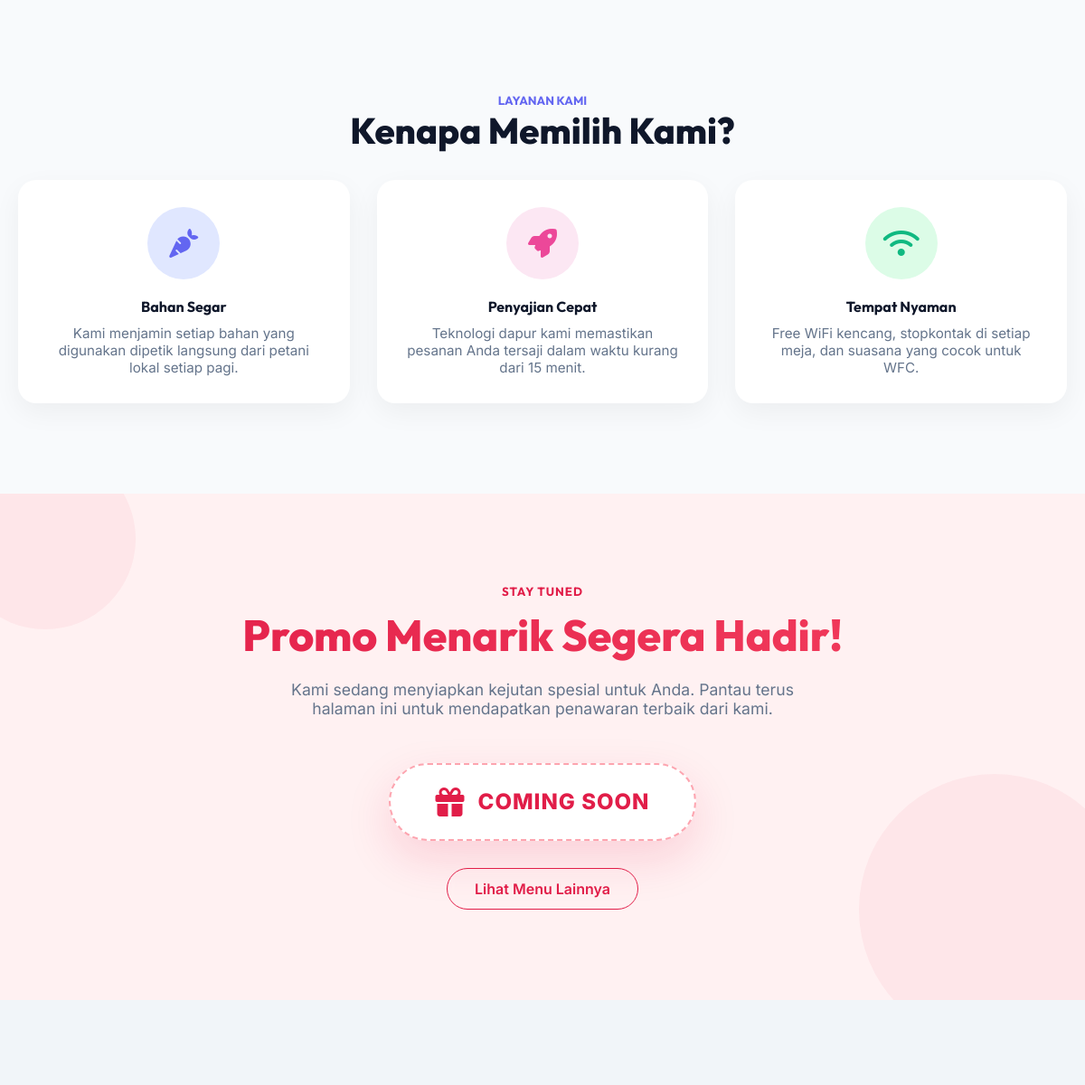
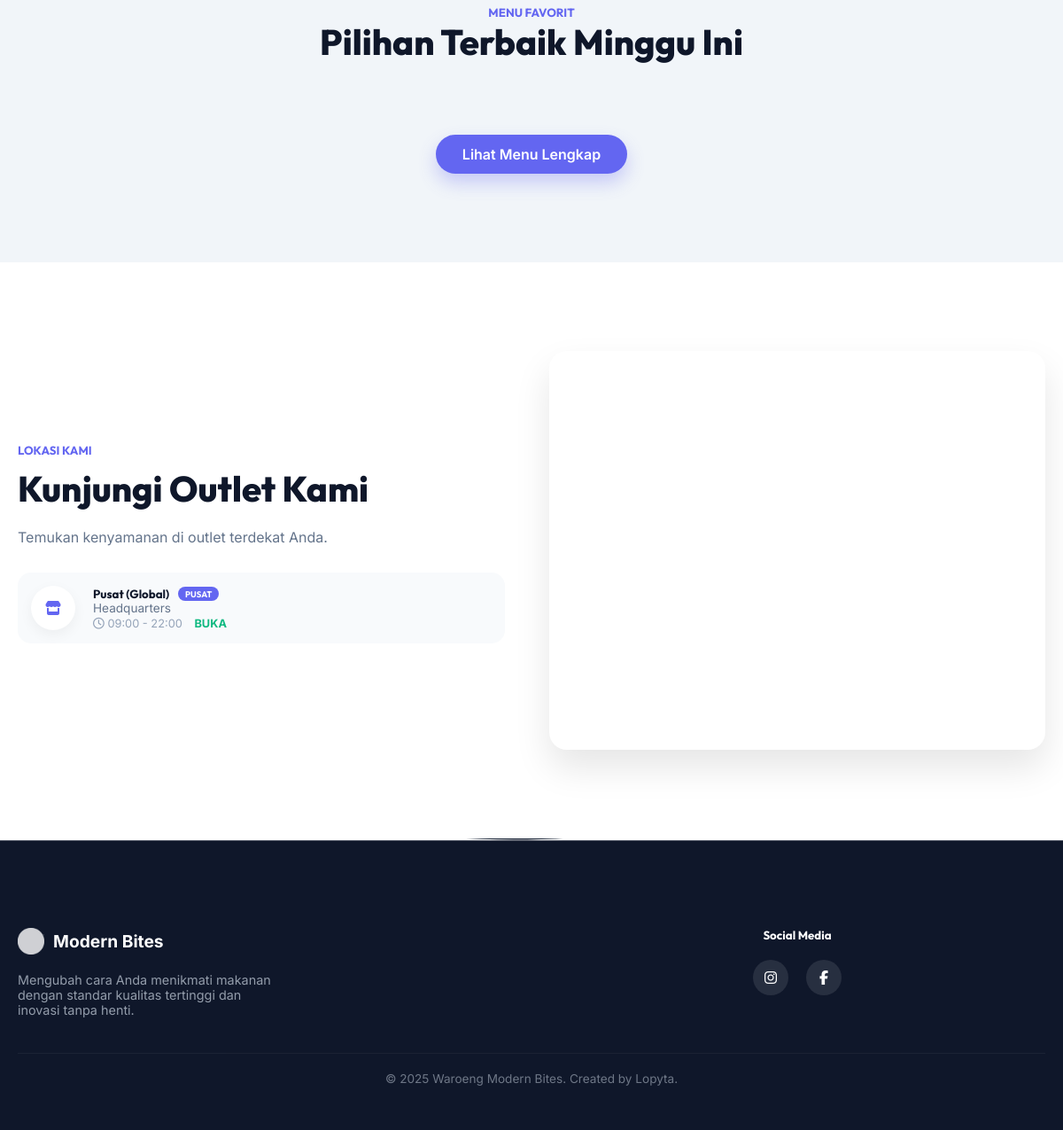
Before: / (lower part) with the older database file (2 pictures, top to bottom).
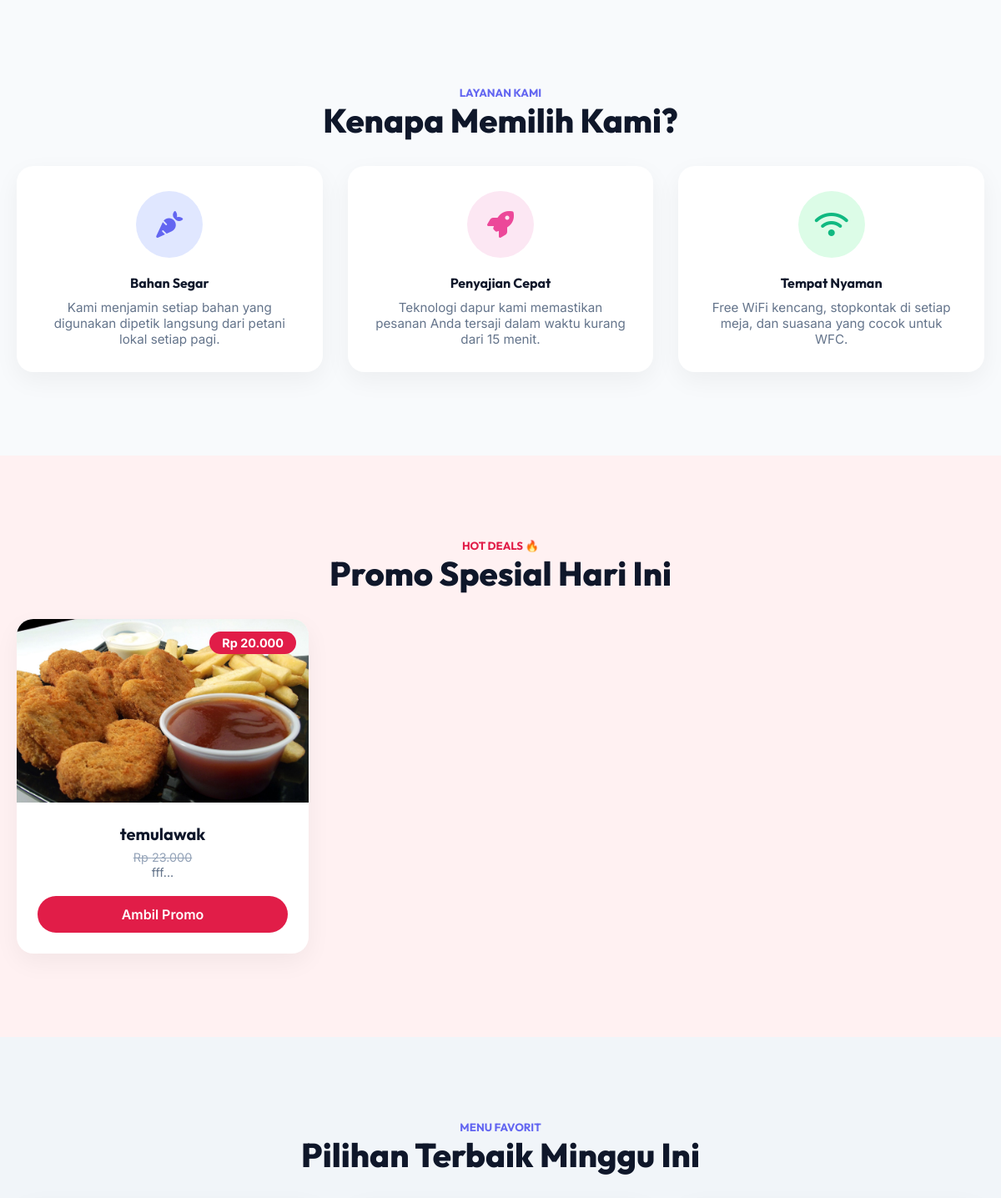
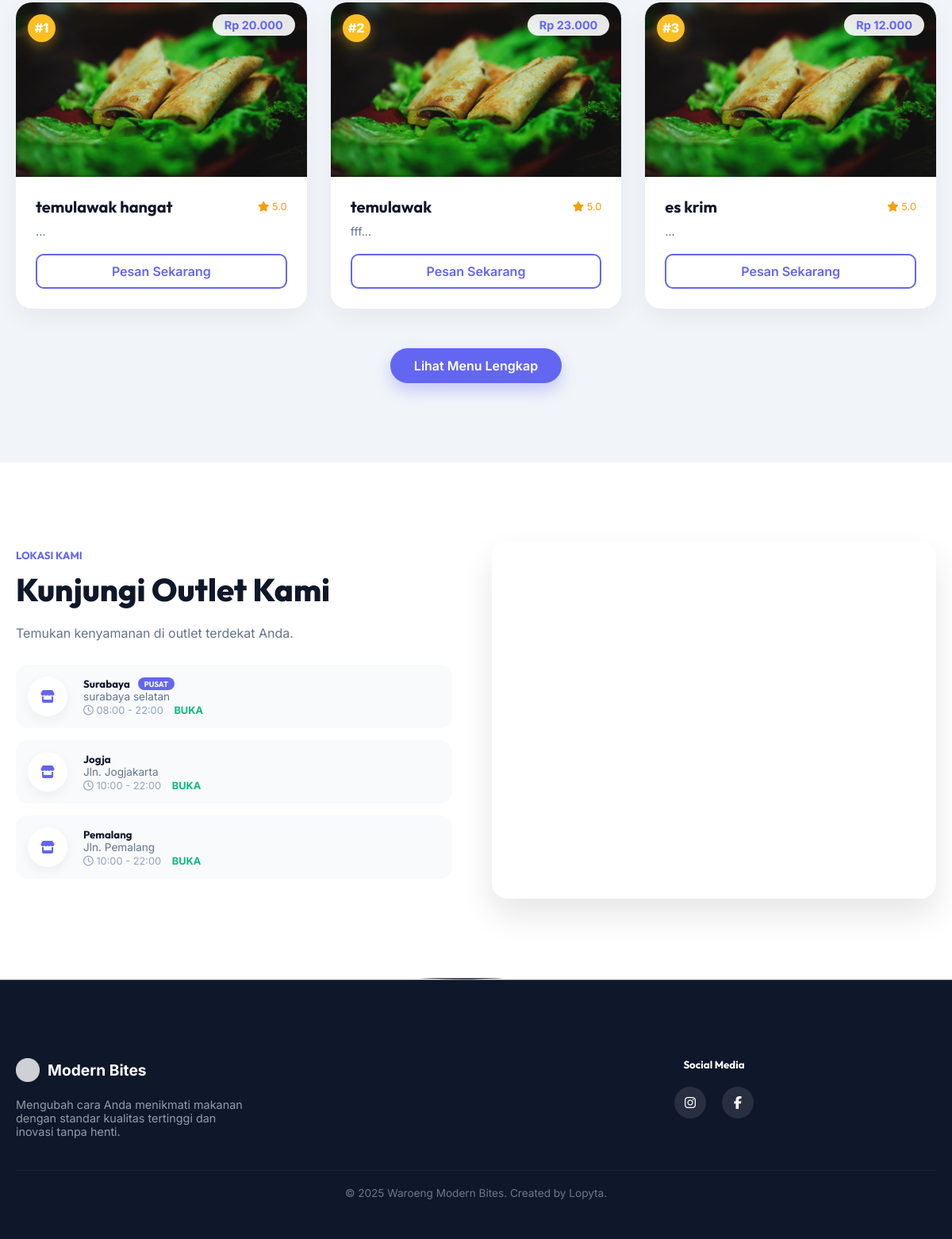
After: the same page with the newer database file (2 pictures, top to bottom).
### tables this page shows
CREATE TABLE `cabang` (
  `id` int NOT NULL,
  `nama_cabang` varchar(100) NOT NULL,
  `alamat` text NOT NULL,
  `created_at` timestamp NULL DEFAULT CURRENT_TIMESTAMP,
  `is_pusat` tinyint(1) DEFAULT '0',
  `jam_buka` time DEFAULT '10:00:00',
  `jam_tutup` time DEFAULT '22:00:00',
  `is_open` tinyint(1) DEFAULT '1'
);

CREATE TABLE `menu` (
  `id` int NOT NULL,
  `kategori_id` int NOT NULL,
  `cabang_id` int DEFAULT NULL,
  `nama_menu` varchar(100) NOT NULL,
  `deskripsi` text,
  `harga` decimal(10,2) NOT NULL,
  `stok` int NOT NULL DEFAULT '0',
  `gambar` varchar(255) DEFAULT NULL,
  `is_active` tinyint(1) DEFAULT '1',
  `harga_promo` decimal(10,2) DEFAULT '0.00',
  `is_promo` tinyint(1) DEFAULT '0'
);

### index.php (the view, shortened to what the rows shown need)
<?php
require_once 'auth/koneksi.php';
$start_week = date('Y-m-d', strtotime('-7 days'));
$q_best = $koneksi->query("
    SELECT m.*, SUM(d.qty) as terjual
    FROM transaksi_detail d
    JOIN transaksi t ON d.transaksi_id = t.id
    JOIN menu m ON d.menu_id = m.id
    WHERE t.status_pembayaran = 'settlement'
    AND t.created_at >= '$start_week'
    AND m.is_active = 1
    GROUP BY m.id
    ORDER BY terjual DESC
    LIMIT 3
");
if ($q_best->num_rows == 0) {
    $q_best = $koneksi->query("SELECT *, 0 as terjual FROM menu WHERE is_active = 1 ORDER BY RAND() LIMIT 3");
}
$q_promo = $koneksi->query("SELECT * FROM menu WHERE is_active = 1 AND is_promo = 1 LIMIT 3");
$q_cabang = $koneksi->query("SELECT * FROM cabang ORDER BY is_pusat DESC, id ASC");
?>
<!DOCTYPE html>
<html lang="id">
<head>
    <link rel="stylesheet" href="https://cdnjs.cloudflare.com/ajax/libs/font-awesome/6.4.2/css/all.min.css">
    <link href="https://unpkg.com/aos@2.3.1/dist/aos.css" rel="stylesheet">
</head>
<body>
    <section id="services" style="background: #f8fafc; padding: 100px 0;">
        <div class="container">
            <div class="text-center mb-6" data-aos="fade-up">
                <h2 style="font-size: 2.5rem; font-weight: 800;">Kenapa Memilih Kami?</h2>
            </div>
        </div>
    </section>
    <?php if($q_promo && $q_promo->num_rows > 0): ?>
    <section id="promo" style="background: #fff1f2; padding: 100px 0;">
        <div class="container">
            <div class="text-center mb-6" data-aos="fade-up">
                <h2 style="font-size: 2.5rem; font-weight: 800;">Promo Spesial Hari Ini</h2>
            </div>
            <div class="row justify-content-center gap-4">
                <?php while($p = $q_promo->fetch_assoc()): ?>
                <div class="col-half" style="flex: 0 0 350px; max-width: 350px;" data-aos="fade-up">
                    <div class="menu-card">
                        <div class="card-img">
                            <img src="<?= $p['gambar'] ? 'admin/'.$p['gambar'] : 'assets/images/menu1.jpg' ?>" alt="<?= $p['nama_menu'] ?>">
                            <div class="price-badge" style="background: #e11d48; color: white;">
                                 Rp <?= number_format($p['harga_promo'],0,',','.') ?>
                            </div>
                        </div>
                        <div class="card-body text-center">
                            <h4 style="font-size: 1.25rem; font-weight: 700; margin-bottom: 5px;"><?= $p['nama_menu'] ?></h4>
                            <div class="mb-3">
                                <span style="text-decoration: line-through; color: #94a3b8; font-size: 0.9rem;">Rp <?= number_format($p['harga'],0,',','.') ?></span>
                            </div>
                            <p style="color: #64748b; font-size: 0.9rem; margin-bottom: 20px;"><?= substr($p['deskripsi'], 0, 50) ?>...</p>
                            <a href="pelanggan/index.php" class="btn" style="background: #e11d48; color: white; width:100%;">Ambil Promo</a>
                        </div>
                    </div>
                </div>
                <?php endwhile; ?>
            </div>
        </div>
    </section>
    <?php else: ?>
    <section id="promo" style="background: #fff1f2; padding: 100px 0; overflow: hidden; position: relative;">
        <div class="container text-center relative" style="z-index: 2;">
            <div data-aos="fade-up">
                <h2 style="font-size: 3rem; font-weight: 800; margin-bottom: 20px; background: linear-gradient(to right, #e11d48, #f43f5e); -webkit-background-clip: text; -webkit-text-fill-color: transparent;">Promo Menarik Segera Hadir!</h2>
            </div>
        </div>
    </section>
    <?php endif; ?>
    <section id="menu" style="background: #f1f5f9; padding: 100px 0;">
        <div class="container">
            <div class="text-center mb-6" data-aos="fade-up">
                <h2 style="font-size: 2.5rem; font-weight: 800;">Pilihan Terbaik Minggu Ini</h2>
            </div>
            <div class="grid-3">
                <?php $rank = 1; while($m = $q_best->fetch_assoc()): ?>
                <div class="menu-card" data-aos="fade-up">
                    <div class="card-img">
                        <?php if($rank <= 3): ?>
                        <div style="position: absolute; top: 15px; left: 15px; background: #fbbf24; color: #fff; width: 35px; height: 35px; border-radius: 50%; display: flex; align-items: center; justify-content: center; font-weight: 800; box-shadow: 0 5px 15px rgba(251, 191, 36, 0.4); z-index: 2;">
                            #<?= $rank++ ?>
                        </div>
                        <?php endif; ?>
                        <img src="<?= $m['gambar'] ? 'admin/'.$m['gambar'] : 'assets/images/menu2.jpg' ?>" alt="<?= $m['nama_menu'] ?>">
                        <div class="price-badge">Rp <?= number_format($m['harga'],0,',','.') ?></div>
                    </div>
                    <div class="card-body">
                        <div class="flex justify-between items-center mb-2">
                            <h4 style="font-size: 1.25rem; font-weight: 700;"><?= $m['nama_menu'] ?></h4>
                            <div style="color: #f59e0b; font-size: 0.8rem;"><i class="fas fa-star"></i> 5.0</div>
                        </div>
                        <p style="color: #64748b; font-size: 0.9rem; margin-bottom: 20px;"><?= substr($m['deskripsi'], 0, 60) ?>...</p>
                        <a href="pelanggan/index.php" style="display: block; text-align: center; padding: 10px; border: 2px solid var(--primary); color: var(--primary); border-radius: 10px; font-weight: 600;">Pesan Sekarang</a>
                    </div>
                </div>
                <?php endwhile; ?>
            </div>
        </div>
    </section>
    <section id="contact" style="padding: 100px 0; background: white;">
        <div class="container">
            <div class="row items-center">
                <div class="col-half" data-aos="fade-right">
                    <h2 style="font-size: 2.5rem; font-weight: 800; margin-bottom: 20px;">Kunjungi Outlet Kami</h2>
                    <div class="branch-list">
                        <?php while($c = $q_cabang->fetch_assoc()): ?>
                        <div class="branch-item flex items-center gap-4">
                            <div style="width: 50px; height: 50px; background: white; border-radius: 50%; display: flex; align-items: center; justify-content: center; color: var(--primary); box-shadow: 0 5px 15px rgba(0,0,0,0.05);">
                                <i class="fas fa-store"></i>
                            </div>
                            <div>
                                <h5 style="font-weight: 700; display:flex; align-items:center; gap:10px;">
                                    <?= htmlspecialchars($c['nama_cabang']) ?>
                                    <?php if($c['is_pusat']): ?>
                                        <span style="font-size:0.6rem; background:var(--primary); color:white; padding:2px 8px; border-radius:20px;">PUSAT</span>
                                    <?php endif; ?>
                                </h5>
                                <p style="font-size: 0.85rem; color: #64748b; margin-bottom:2px;"><?= htmlspecialchars($c['alamat']) ?></p>
                                <div style="font-size: 0.8rem; color: #94a3b8;">
                                    <i class="far fa-clock"></i> <?= date('H:i', strtotime($c['jam_buka'])) ?> - <?= date('H:i', strtotime($c['jam_tutup'])) ?>
                                    <span style="margin-left:10px; color: <?= $c['is_open']?'#10b981':'#ef4444' ?>; font-weight:bold;">
                                        <?= $c['is_open'] ? 'BUKA' : 'TUTUP' ?>
                                    </span>
                                </div>
                            </div>
                        </div>
                        <?php endwhile; ?>
                    </div>
                </div>
            </div>
        </div>
    </section>
</body>
</html>

Changed rows visible on the page:
removed cabang: nama_cabang "Pusat (Global)", is_pusat "PUSAT", alamat "Headquarters", jam_buka "09:00", jam_tutup "22:00", is_open "BUKA"
added menu: harga_promo "20.000", nama_menu "temulawak", harga "23.000", deskripsi "fff"
added menu: harga "20.000", nama_menu "temulawak hangat", shown under "Pilihan Terbaik Minggu Ini"
added menu: harga "12.000", nama_menu "es krim", shown under "Pilihan Terbaik Minggu Ini"
added cabang: nama_cabang "Surabaya", is_pusat "PUSAT", alamat "surabaya selatan", jam_buka "08:00", jam_tutup "22:00", is_open "BUKA"
added cabang: nama_cabang "Jogja", alamat "Jln. Jogjakarta", jam_buka "10:00", jam_tutup "22:00", is_open "BUKA"
added cabang: nama_cabang "Pemalang", alamat "Jln. Pemalang", jam_buka "10:00", jam_tutup "22:00", is_open "BUKA"
Other visible differences:
text no longer shown: "STAY TUNED Promo Menarik Segera Hadir! Kami sedang menyiapkan kejutan spesial untuk Anda. Pantau terus halaman ini untuk mendapatkan penawaran terbaik dari kami. COMING SOON Lihat Menu Lainnya"
text now shown: "HOT DEALS 🔥 Promo Spesial Hari Ini"
